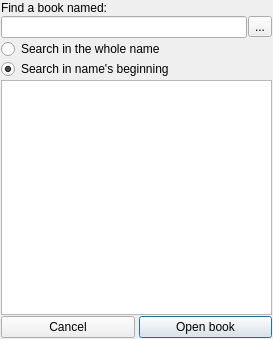
<?xml version="1.0" encoding="UTF-8"?>
<ui version="4.0">
 <class>bookfind</class>
 <widget class="QDialog" name="bookfind">
  <property name="geometry">
   <rect>
    <x>0</x>
    <y>0</y>
    <width>273</width>
    <height>339</height>
   </rect>
  </property>
  <property name="windowTitle">
   <string>find book by name</string>
  </property>
  <property name="layoutDirection">
   <enum>Qt::LeftToRight</enum>
  </property>
  <layout class="QVBoxLayout" name="verticalLayout">
   <property name="spacing">
    <number>1</number>
   </property>
   <property name="margin">
    <number>1</number>
   </property>
   <item>
    <widget class="QLabel" name="label_3">
     <property name="text">
      <string>Find a book named:</string>
     </property>
    </widget>
   </item>
   <item>
    <widget class="QWidget" name="widget" native="true">
     <layout class="QHBoxLayout" name="horizontalLayout_2">
      <property name="spacing">
       <number>1</number>
      </property>
      <property name="margin">
       <number>0</number>
      </property>
      <item>
       <widget class="QLineEdit" name="lineEdit">
        <property name="text">
         <string/>
        </property>
       </widget>
      </item>
      <item>
       <widget class="QToolButton" name="clearSearchBTN">
        <property name="text">
         <string>...</string>
        </property>
        <property name="icon">
         <iconset resource="Orayta.qrc">
          <normaloff>:/Icons/edit-delete.png</normaloff>:/Icons/edit-delete.png</iconset>
        </property>
       </widget>
      </item>
     </layout>
    </widget>
   </item>
   <item>
    <widget class="QWidget" name="radioGRP" native="true">
     <layout class="QVBoxLayout" name="verticalLayout_2">
      <property name="spacing">
       <number>0</number>
      </property>
      <property name="margin">
       <number>0</number>
      </property>
      <item>
       <widget class="QRadioButton" name="radioButton">
        <property name="text">
         <string>Search in the whole name</string>
        </property>
       </widget>
      </item>
      <item>
       <widget class="QRadioButton" name="radioButton_2">
        <property name="text">
         <string>Search in name's beginning</string>
        </property>
        <property name="checked">
         <bool>true</bool>
        </property>
       </widget>
      </item>
     </layout>
    </widget>
   </item>
   <item>
    <widget class="QListWidget" name="listWidget"/>
   </item>
   <item>
    <widget class="QWidget" name="buttonGRP" native="true">
     <layout class="QHBoxLayout" name="horizontalLayout">
      <property name="spacing">
       <number>4</number>
      </property>
      <property name="margin">
       <number>0</number>
      </property>
      <item>
       <widget class="QPushButton" name="pushButton_2">
        <property name="layoutDirection">
         <enum>Qt::LeftToRight</enum>
        </property>
        <property name="text">
         <string>Cancel</string>
        </property>
        <property name="autoDefault">
         <bool>false</bool>
        </property>
       </widget>
      </item>
      <item>
       <widget class="QPushButton" name="pushButton">
        <property name="text">
         <string>Open book</string>
        </property>
       </widget>
      </item>
     </layout>
    </widget>
   </item>
  </layout>
 </widget>
 <resources>
  <include location="Orayta.qrc"/>
 </resources>
 <connections/>
</ui>
